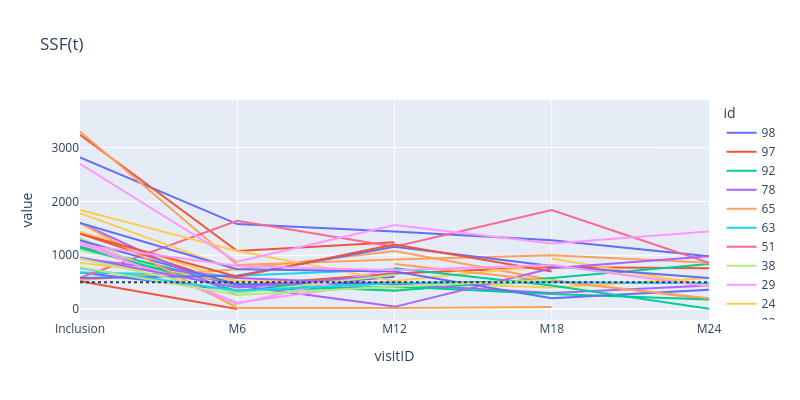

Source (notebook cell):
### Code cell
import plotly.express as px

dff = df[df["type"] == "SSF"]
dff["value"] = dff["value"].apply(fn)

# exclude basline xerostomia
inclusion_idx =  (dff["visitID"] == "Inclusion")
noxerobaseline_idx = (dff[inclusion_idx]["value"].notna()) & (dff[inclusion_idx]["value"] >= 500)
dff = dff[dff["id"].isin(dff[inclusion_idx][noxerobaseline_idx]["id"].unique())]

print(len(dff))
fig = px.line(dff, x='visitID', y='value', color='id', title="SSF(t)")
fig.add_hline(y=500, line_dash="dot")
fig.update_layout(height=400, width=800)
fig.show()

### Figure 1 — Plotly figure (JSON) as saved in the notebook; plotly's stock layout.template omitted (floating-point values rounded to 4 significant figures)
{"data": [{"hovertemplate": "id=98<br>visitID=%{x}<br>value=%{y}<extra></extra>", "legendgroup": "98", "line": {"color": "#636efa", "dash": "solid"}, "marker": {"symbol": "circle"}, "mode": "lines", "name": "98", "orientation": "v", "showlegend": true, "type": "scatter", "x": ["Inclusion", "M6", "M12", "M18", "M24"], "xaxis": "x", "y": [2820.0, 1580.0, 1440.0, 1280.0, 980.0], "yaxis": "y"}, {"hovertemplate": "id=97<br>visitID=%{x}<br>value=%{y}<extra></extra>", "legendgroup": "97", "line": {"color": "#EF553B", "dash": "solid"}, "marker": {"symbol": "circle"}, "mode": "lines", "name": "97", "orientation": "v", "showlegend": true, "type": "scatter", "x": ["Inclusion", "M6", "M12", "M18", "M24"], "xaxis": "x", "y": [1400.0, 440.0, 660.0, 780.0, 760.0], "yaxis": "y"}, {"hovertemplate": "id=92<br>visitID=%{x}<br>value=%{y}<extra></extra>", "legendgroup": "92", "line": {"color": "#00cc96", "dash": "solid"}, "marker": {"symbol": "circle"}, "mode": "lines", "name": "92", "orientation": "v", "showlegend": true, "type": "scatter", "x": ["Inclusion", "M6", "M12"], "xaxis": "x", "y": [2040.0, NaN, NaN], "yaxis": "y"}, {"hovertemplate": "id=78<br>visitID=%{x}<br>value=%{y}<extra></extra>", "legendgroup": "78", "line": {"color": "#ab63fa", "dash": "solid"}, "marker": {"symbol": "circle"}, "mode": "lines", "name": "78", "orientation": "v", "showlegend": true, "type": "scatter", "x": ["Inclusion", "M6", "M12"], "xaxis": "x", "y": [1140.0, 440.0, 48.0], "yaxis": "y"}, {"hovertemplate": "id=65<br>visitID=%{x}<br>value=%{y}<extra></extra>", "legendgroup": "65", "line": {"color": "#FFA15A", "dash": "solid"}, "marker": {"symbol": "circle"}, "mode": "lines", "name": "65", "orientation": "v", "showlegend": true, "type": "scatter", "x": ["Inclusion", "M6", "M12", "M18", "M24"], "xaxis": "x", "y": [540.0, 740.0, 1080.0, 540.0, 176.0], "yaxis": "y"}, {"hovertemplate": "id=63<br>visitID=%{x}<br>value=%{y}<extra></extra>", "legendgroup": "63", "line": {"color": "#19d3f3", "dash": "solid"}, "marker": {"symbol": "circle"}, "mode": "lines", "name": "63", "orientation": "v", "showlegend": true, "type": "scatter", "x": ["Inclusion"], "xaxis": "x", "y": [1160.0], "yaxis": "y"}, {"hovertemplate": "id=51<br>visitID=%{x}<br>value=%{y}<extra></extra>", "legendgroup": "51", "line": {"color": "#FF6692", "dash": "solid"}, "marker": {"symbol": "circle"}, "mode": "lines", "name": "51", "orientation": "v", "showlegend": true, "type": "scatter", "x": ["Inclusion", "M6", "M12", "M18"], "xaxis": "x", "y": [620.0, NaN, NaN, NaN], "yaxis": "y"}, {"hovertemplate": "id=38<br>visitID=%{x}<br>value=%{y}<extra></extra>", "legendgroup": "38", "line": {"color": "#B6E880", "dash": "solid"}, "marker": {"symbol": "circle"}, "mode": "lines", "name": "38", "orientation": "v", "showlegend": true, "type": "scatter", "x": ["Inclusion", "M6", "M12", "M18", "M24"], "xaxis": "x", "y": [1100.0, 480.0, 360.0, 520.0, NaN], "yaxis": "y"}, {"hovertemplate": "id=29<br>visitID=%{x}<br>value=%{y}<extra></extra>", "legendgroup": "29", "line": {"color": "#FF97FF", "dash": "solid"}, "marker": {"symbol": "circle"}, "mode": "lines", "name": "29", "orientation": "v", "showlegend": true, "type": "scatter", "x": ["Inclusion"], "xaxis": "x", "y": [3680.0], "yaxis": "y"}, {"hovertemplate": "id=24<br>visitID=%{x}<br>value=%{y}<extra></extra>", "legendgroup": "24", "line": {"color": "#FECB52", "dash": "solid"}, "marker": {"symbol": "circle"}, "mode": "lines", "name": "24", "orientation": "v", "showlegend": true, "type": "scatter", "x": ["Inclusion", "M6", "M12", "M18", "M24"], "xaxis": "x", "y": [1440.0, 520.0, 500.0, 400.0, 580.0], "yaxis": "y"}, {"hovertemplate": "id=22<br>visitID=%{x}<br>value=%{y}<extra></extra>", "legendgroup": "22", "line": {"color": "#636efa", "dash": "solid"}, "marker": {"symbol": "circle"}, "mode": "lines", "name": "22", "orientation": "v", "showlegend": true, "type": "scatter", "x": ["Inclusion", "M6", "M12", "M18", "M24"], "xaxis": "x", "y": [680.0, 340.0, 600.0, NaN, 560.0], "yaxis": "y"}, {"hovertemplate": "id=23<br>visitID=%{x}<br>value=%{y}<extra></extra>", "legendgroup": "23", "line": {"color": "#EF553B", "dash": "solid"}, "marker": {"symbol": "circle"}, "mode": "lines", "name": "23", "orientation": "v", "showlegend": true, "type": "scatter", "x": ["Inclusion", "M6", "M12", "M18", "M24"], "xaxis": "x", "y": [3240.0, 1080.0, 1240.0, NaN, NaN], "yaxis": "y"}, {"hovertemplate": "id=18<br>visitID=%{x}<br>value=%{y}<extra></extra>", "legendgroup": "18", "line": {"color": "#00cc96", "dash": "solid"}, "marker": {"symbol": "circle"}, "mode": "lines", "name": "18", "orientation": "v", "showlegend": true, "type": "scatter", "x": ["Inclusion", "M6", "M12", "M18", "M24"], "xaxis": "x", "y": [1160.0, 460.0, 340.0, 580.0, 840.0], "yaxis": "y"}, {"hovertemplate": "id=16<br>visitID=%{x}<br>value=%{y}<extra></extra>", "legendgroup": "16", "line": {"color": "#ab63fa", "dash": "solid"}, "marker": {"symbol": "circle"}, "mode": "lines", "name": "16", "orientation": "v", "showlegend": true, "type": "scatter", "x": ["Inclusion", "M6", "M12", "M18", "M24"], "xaxis": "x", "y": [940.0, 580.0, 460.0, 300.0, 440.0], "yaxis": "y"}, {"hovertemplate": "id=14<br>visitID=%{x}<br>value=%{y}<extra></extra>", "legendgroup": "14", "line": {"color": "#FFA15A", "dash": "solid"}, "marker": {"symbol": "circle"}, "mode": "lines", "name": "14", "orientation": "v", "showlegend": true, "type": "scatter", "x": ["Inclusion", "M6", "M12", "M18", "M24"], "xaxis": "x", "y": [3300.0, 820.0, 920.0, 1000.0, 860.0], "yaxis": "y"}, {"hovertemplate": "id=4<br>visitID=%{x}<br>value=%{y}<extra></extra>", "legendgroup": "4", "line": {"color": "#19d3f3", "dash": "solid"}, "marker": {"symbol": "circle"}, "mode": "lines", "name": "4", "orientation": "v", "showlegend": true, "type": "scatter", "x": ["Inclusion", "M6", "M12", "M18", "M24"], "xaxis": "x", "y": [680.0, 620.0, 740.0, NaN, NaN], "yaxis": "y"}, {"hovertemplate": "id=2<br>visitID=%{x}<br>value=%{y}<extra></extra>", "legendgroup": "2", "line": {"color": "#FF6692", "dash": "solid"}, "marker": {"symbol": "circle"}, "mode": "lines", "name": "2", "orientation": "v", "showlegend": true, "type": "scatter", "x": ["Inclusion", "M6", "M12", "M18", "M24"], "xaxis": "x", "y": [580.0, 1640.0, 1160.0, 1840.0, 860.0], "yaxis": "y"}, {"hovertemplate": "id=116<br>visitID=%{x}<br>value=%{y}<extra></extra>", "legendgroup": "116", "line": {"color": "#B6E880", "dash": "solid"}, "marker": {"symbol": "circle"}, "mode": "lines", "name": "116", "orientation": "v", "showlegend": true, "type": "scatter", "x": ["Inclusion", "M6", "M12"], "xaxis": "x", "y": [1320.0, 60.0, NaN], "yaxis": "y"}, {"hovertemplate": "id=123<br>visitID=%{x}<br>value=%{y}<extra></extra>", "legendgroup": "123", "line": {"color": "#FF97FF", "dash": "solid"}, "marker": {"symbol": "circle"}, "mode": "lines", "name": "123", "orientation": "v", "showlegend": true, "type": "scatter", "x": ["Inclusion", "M6", "M12", "M18", "M24"], "xaxis": "x", "y": [1260.0, 120.0, 520.0, NaN, 520.0], "yaxis": "y"}, {"hovertemplate": "id=117<br>visitID=%{x}<br>value=%{y}<extra></extra>", "legendgroup": "117", "line": {"color": "#FECB52", "dash": "solid"}, "marker": {"symbol": "circle"}, "mode": "lines", "name": "117", "orientation": "v", "showlegend": true, "type": "scatter", "x": ["Inclusion", "M6", "M12", "M18", "M24"], "xaxis": "x", "y": [860.0, 520.0, NaN, 940.0, 440.0], "yaxis": "y"}, {"hovertemplate": "id=100<br>visitID=%{x}<br>value=%{y}<extra></extra>", "legendgroup": "100", "line": {"color": "#636efa", "dash": "solid"}, "marker": {"symbol": "circle"}, "mode": "lines", "name": "100", "orientation": "v", "showlegend": true, "type": "scatter", "x": ["Inclusion", "M6", "M12", "M18"], "xaxis": "x", "y": [1280.0, 460.0, 480.0, 520.0], "yaxis": "y"}, {"hovertemplate": "id=110<br>visitID=%{x}<br>value=%{y}<extra></extra>", "legendgroup": "110", "line": {"color": "#EF553B", "dash": "solid"}, "marker": {"symbol": "circle"}, "mode": "lines", "name": "110", "orientation": "v", "showlegend": true, "type": "scatter", "x": ["Inclusion", "M6"], "xaxis": "x", "y": [520.0, 2.0], "yaxis": "y"}, {"hovertemplate": "id=124<br>visitID=%{x}<br>value=%{y}<extra></extra>", "legendgroup": "124", "line": {"color": "#00cc96", "dash": "solid"}, "marker": {"symbol": "circle"}, "mode": "lines", "name": "124", "orientation": "v", "showlegend": true, "type": "scatter", "x": ["Inclusion", "M6", "M12", "M18", "M24"], "xaxis": "x", "y": [1140.0, 340.0, 420.0, 280.0, 180.0], "yaxis": "y"}, {"hovertemplate": "id=118<br>visitID=%{x}<br>value=%{y}<extra></extra>", "legendgroup": "118", "line": {"color": "#ab63fa", "dash": "solid"}, "marker": {"symbol": "circle"}, "mode": "lines", "name": "118", "orientation": "v", "showlegend": true, "type": "scatter", "x": ["Inclusion", "M6", "M18", "M24"], "xaxis": "x", "y": [1600.0, 260.0, NaN, NaN], "yaxis": "y"}, {"hovertemplate": "id=106<br>visitID=%{x}<br>value=%{y}<extra></extra>", "legendgroup": "106", "line": {"color": "#FFA15A", "dash": "solid"}, "marker": {"symbol": "circle"}, "mode": "lines", "name": "106", "orientation": "v", "showlegend": true, "type": "scatter", "x": ["Inclusion", "M6", "M12", "M18", "M24"], "xaxis": "x", "y": [1600.0, 20.0, 20.0, 40.0, NaN], "yaxis": "y"}, {"hovertemplate": "id=109<br>visitID=%{x}<br>value=%{y}<extra></extra>", "legendgroup": "109", "line": {"color": "#19d3f3", "dash": "solid"}, "marker": {"symbol": "circle"}, "mode": "lines", "name": "109", "orientation": "v", "showlegend": true, "type": "scatter", "x": ["Inclusion", "M6"], "xaxis": "x", "y": [2180.0, NaN], "yaxis": "y"}, {"hovertemplate": "id=128<br>visitID=%{x}<br>value=%{y}<extra></extra>", "legendgroup": "128", "line": {"color": "#FF6692", "dash": "solid"}, "marker": {"symbol": "circle"}, "mode": "lines", "name": "128", "orientation": "v", "showlegend": true, "type": "scatter", "x": ["Inclusion"], "xaxis": "x", "y": [1420.0], "yaxis": "y"}, {"hovertemplate": "id=107<br>visitID=%{x}<br>value=%{y}<extra></extra>", "legendgroup": "107", "line": {"color": "#B6E880", "dash": "solid"}, "marker": {"symbol": "circle"}, "mode": "lines", "name": "107", "orientation": "v", "showlegend": true, "type": "scatter", "x": ["Inclusion"], "xaxis": "x", "y": [640.0], "yaxis": "y"}, {"hovertemplate": "id=101<br>visitID=%{x}<br>value=%{y}<extra></extra>", "legendgroup": "101", "line": {"color": "#FF97FF", "dash": "solid"}, "marker": {"symbol": "circle"}, "mode": "lines", "name": "101", "orientation": "v", "showlegend": true, "type": "scatter", "x": ["Inclusion", "M6", "M12"], "xaxis": "x", "y": [1220.0, 100.0, 760.0], "yaxis": "y"}, {"hovertemplate": "id=95<br>visitID=%{x}<br>value=%{y}<extra></extra>", "legendgroup": "95", "line": {"color": "#FECB52", "dash": "solid"}, "marker": {"symbol": "circle"}, "mode": "lines", "name": "95", "orientation": "v", "showlegend": true, "type": "scatter", "x": ["Inclusion", "M6", "M12", "M18", "M24"], "xaxis": "x", "y": [1840.0, 1080.0, 520.0, 820.0, 440.0], "yaxis": "y"}, {"hovertemplate": "id=89<br>visitID=%{x}<br>value=%{y}<extra></extra>", "legendgroup": "89", "line": {"color": "#636efa", "dash": "solid"}, "marker": {"symbol": "circle"}, "mode": "lines", "name": "89", "orientation": "v", "showlegend": true, "type": "scatter", "x": ["Inclusion", "M6", "M12", "M18", "M24"], "xaxis": "x", "y": [580.0, 620.0, 1160.0, 800.0, 580.0], "yaxis": "y"}, {"hovertemplate": "id=114<br>visitID=%{x}<br>value=%{y}<extra></extra>", "legendgroup": "114", "line": {"color": "#EF553B", "dash": "solid"}, "marker": {"symbol": "circle"}, "mode": "lines", "name": "114", "orientation": "v", "showlegend": true, "type": "scatter", "x": ["Inclusion", "M6", "M12", "M18", "M24"], "xaxis": "x", "y": [1400.0, 600.0, 1200.0, 700.0, NaN], "yaxis": "y"}, {"hovertemplate": "id=42<br>visitID=%{x}<br>value=%{y}<extra></extra>", "legendgroup": "42", "line": {"color": "#00cc96", "dash": "solid"}, "marker": {"symbol": "circle"}, "mode": "lines", "name": "42", "orientation": "v", "showlegend": true, "type": "scatter", "x": ["Inclusion", "M6"], "xaxis": "x", "y": [1240.0, NaN], "yaxis": "y"}, {"hovertemplate": "id=121<br>visitID=%{x}<br>value=%{y}<extra></extra>", "legendgroup": "121", "line": {"color": "#ab63fa", "dash": "solid"}, "marker": {"symbol": "circle"}, "mode": "lines", "name": "121", "orientation": "v", "showlegend": true, "type": "scatter", "x": ["Inclusion", "M6", "M12", "M18", "M24"], "xaxis": "x", "y": [960.0, 400.0, 640.0, NaN, 920.0], "yaxis": "y"}, {"hovertemplate": "id=1<br>visitID=%{x}<br>value=%{y}<extra></extra>", "legendgroup": "1", "line": {"color": "#FFA15A", "dash": "solid"}, "marker": {"symbol": "circle"}, "mode": "lines", "name": "1", "orientation": "v", "showlegend": true, "type": "scatter", "x": ["Inclusion"], "xaxis": "x", "y": [1140.0], "yaxis": "y"}, {"hovertemplate": "id=9<br>visitID=%{x}<br>value=%{y}<extra></extra>", "legendgroup": "9", "line": {"color": "#19d3f3", "dash": "solid"}, "marker": {"symbol": "circle"}, "mode": "lines", "name": "9", "orientation": "v", "showlegend": true, "type": "scatter", "x": ["Inclusion", "M6", "M12", "M18", "M24"], "xaxis": "x", "y": [3300.0, NaN, NaN, NaN, NaN], "yaxis": "y"}, {"hovertemplate": "id=25<br>visitID=%{x}<br>value=%{y}<extra></extra>", "legendgroup": "25", "line": {"color": "#FF6692", "dash": "solid"}, "marker": {"symbol": "circle"}, "mode": "lines", "name": "25", "orientation": "v", "showlegend": true, "type": "scatter", "x": ["Inclusion"], "xaxis": "x", "y": [1520.0], "yaxis": "y"}, {"hovertemplate": "id=27<br>visitID=%{x}<br>value=%{y}<extra></extra>", "legendgroup": "27", "line": {"color": "#B6E880", "dash": "solid"}, "marker": {"symbol": "circle"}, "mode": "lines", "name": "27", "orientation": "v", "showlegend": true, "type": "scatter", "x": ["Inclusion", "M6", "M12", "M18", "M24"], "xaxis": "x", "y": [940.0, 300.0, 640.0, NaN, NaN], "yaxis": "y"}, {"hovertemplate": "id=31<br>visitID=%{x}<br>value=%{y}<extra></extra>", "legendgroup": "31", "line": {"color": "#FF97FF", "dash": "solid"}, "marker": {"symbol": "circle"}, "mode": "lines", "name": "31", "orientation": "v", "showlegend": true, "type": "scatter", "x": ["Inclusion", "M6", "M12", "M18", "M24"], "xaxis": "x", "y": [2700.0, 880.0, 1560.0, 1220.0, 1440.0], "yaxis": "y"}, {"hovertemplate": "id=37<br>visitID=%{x}<br>value=%{y}<extra></extra>", "legendgroup": "37", "line": {"color": "#FECB52", "dash": "solid"}, "marker": {"symbol": "circle"}, "mode": "lines", "name": "37", "orientation": "v", "showlegend": true, "type": "scatter", "x": ["Inclusion", "M6", "M12", "M18"], "xaxis": "x", "y": [1780.0, 720.0, NaN, NaN], "yaxis": "y"}, {"hovertemplate": "id=41<br>visitID=%{x}<br>value=%{y}<extra></extra>", "legendgroup": "41", "line": {"color": "#636efa", "dash": "solid"}, "marker": {"symbol": "circle"}, "mode": "lines", "name": "41", "orientation": "v", "showlegend": true, "type": "scatter", "x": ["Inclusion", "M6", "M12", "M18", "M24"], "xaxis": "x", "y": [1600.0, 740.0, 700.0, 200.0, 360.0], "yaxis": "y"}, {"hovertemplate": "id=53<br>visitID=%{x}<br>value=%{y}<extra></extra>", "legendgroup": "53", "line": {"color": "#EF553B", "dash": "solid"}, "marker": {"symbol": "circle"}, "mode": "lines", "name": "53", "orientation": "v", "showlegend": true, "type": "scatter", "x": ["Inclusion"], "xaxis": "x", "y": [1440.0], "yaxis": "y"}, {"hovertemplate": "id=57<br>visitID=%{x}<br>value=%{y}<extra></extra>", "legendgroup": "57", "line": {"color": "#00cc96", "dash": "solid"}, "marker": {"symbol": "circle"}, "mode": "lines", "name": "57", "orientation": "v", "showlegend": true, "type": "scatter", "x": ["Inclusion", "M6", "M12", "M18", "M24"], "xaxis": "x", "y": [2440.0, NaN, 760.0, 440.0, 5.0], "yaxis": "y"}, {"hovertemplate": "id=79<br>visitID=%{x}<br>value=%{y}<extra></extra>", "legendgroup": "79", "line": {"color": "#ab63fa", "dash": "solid"}, "marker": {"symbol": "circle"}, "mode": "lines", "name": "79", "orientation": "v", "showlegend": true, "type": "scatter", "x": ["Inclusion", "M6", "M12", "M18", "M24"], "xaxis": "x", "y": [820.0, NaN, 42.0, 760.0, 980.0], "yaxis": "y"}, {"hovertemplate": "id=84<br>visitID=%{x}<br>value=%{y}<extra></extra>", "legendgroup": "84", "line": {"color": "#FFA15A", "dash": "solid"}, "marker": {"symbol": "circle"}, "mode": "lines", "name": "84", "orientation": "v", "showlegend": true, "type": "scatter", "x": ["Inclusion", "M6", "M12", "M18", "M24"], "xaxis": "x", "y": [700.0, NaN, 840.0, 520.0, 200.0], "yaxis": "y"}, {"hovertemplate": "id=90<br>visitID=%{x}<br>value=%{y}<extra></extra>", "legendgroup": "90", "line": {"color": "#19d3f3", "dash": "solid"}, "marker": {"symbol": "circle"}, "mode": "lines", "name": "90", "orientation": "v", "showlegend": true, "type": "scatter", "x": ["Inclusion", "M6", "M12", "M18", "M24"], "xaxis": "x", "y": [760.0, 340.0, 480.0, 500.0, 480.0], "yaxis": "y"}, {"hovertemplate": "id=113<br>visitID=%{x}<br>value=%{y}<extra></extra>", "legendgroup": "113", "line": {"color": "#FF6692", "dash": "solid"}, "marker": {"symbol": "circle"}, "mode": "lines", "name": "113", "orientation": "v", "showlegend": true, "type": "scatter", "x": ["Inclusion"], "xaxis": "x", "y": [2360.0], "yaxis": "y"}, {"hovertemplate": "id=112<br>visitID=%{x}<br>value=%{y}<extra></extra>", "legendgroup": "112", "line": {"color": "#B6E880", "dash": "solid"}, "marker": {"symbol": "circle"}, "mode": "lines", "name": "112", "orientation": "v", "showlegend": true, "type": "scatter", "x": ["Inclusion", "M6", "M12", "M18"], "xaxis": "x", "y": [780.0, 260.0, 420.0, 540.0], "yaxis": "y"}, {"hovertemplate": "id=96<br>visitID=%{x}<br>value=%{y}<extra></extra>", "legendgroup": "96", "line": {"color": "#FF97FF", "dash": "solid"}, "marker": {"symbol": "circle"}, "mode": "lines", "name": "96", "orientation": "v", "showlegend": true, "type": "scatter", "x": ["Inclusion", "M6", "M12", "M18", "M24"], "xaxis": "x", "y": [1200.0, 800.0, 720.0, 820.0, 420.0], "yaxis": "y"}], "layout": {"height": 400, "legend": {"title": {"text": "id"}, "tracegroupgap": 0}, "shapes": [{"line": {"dash": "dot"}, "type": "line", "x0": 0, "x1": 1, "xref": "x domain", "y0": 500, "y1": 500, "yref": "y"}], "title": {"text": "SSF(t)"}, "width": 800, "xaxis": {"anchor": "y", "domain": [0, 1], "title": {"text": "visitID"}}, "yaxis": {"anchor": "x", "domain": [0, 1], "title": {"text": "value"}}}}
